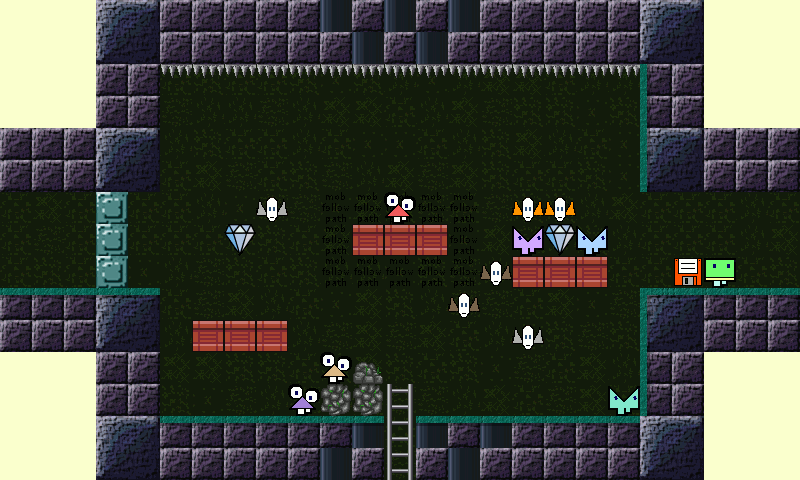

The image is a tile-based game level rendered from a .tmx file. Its description and complete source (layers, tilesets, objects, tile grids) follow:
An orthogonal 25x15 tile map with 32x32 px tiles, 6 tile layers (Layer 0 tiles, Layer 1 underlays tiles, Layer 2 underlays sprites and player, Layer 3 underlays sprites and mobs, ...), 6 tilesets.

<map version="1.0.0" orientation="orthogonal" renderorder="right-down" width="25" height="15" tilewidth="32" tileheight="32" nextobjectid="1">
 <tileset firstgid="1" name="0" tilewidth="32" tileheight="32" tilecount="800" columns="8">
  <image source="../images/map0Tiles.png" width="256" height="3200" />
 </tileset>
 <tileset firstgid="801" name="1" tilewidth="32" tileheight="32" tilecount="1512" columns="8">
  <image source="../images/map1UnderlaysTiles.png" width="256" height="6050" />
 </tileset>
 <tileset firstgid="2313" name="2" tilewidth="32" tileheight="32" tilecount="64" columns="8">
  <image source="../images/map2UnderlaysSpritesAndPlayer.png" width="256" height="256" />
 </tileset>
 <tileset firstgid="2377" name="3" tilewidth="32" tileheight="32" tilecount="368" columns="8">
  <image source="../images/map3UnderlaysSpritesAndMobs.png" width="256" height="1500" />
 </tileset>
 <tileset firstgid="2745" name="4" tilewidth="32" tileheight="32" tilecount="120" columns="8">
  <image source="../images/map4OverlaysSprites.png" width="256" height="500" />
 </tileset>
 <tileset firstgid="2865" name="5" tilewidth="32" tileheight="32" tilecount="1000" columns="8">
  <image source="../images/map5OverlaysTiles.png" width="256" height="4000" />
 </tileset>
 <layer name="Layer 0 tiles" width="25" height="15">
  <data encoding="csv">
1,1,1,158,159,111,111,111,111,111,287,111,287,111,287,111,111,111,111,111,158,159,1,1,1,
1,1,1,166,167,111,111,111,111,111,111,287,111,287,111,111,111,111,111,111,166,167,1,1,1,
1,1,1,111,111,194,195,194,194,195,196,195,203,196,203,204,204,194,203,203,111,111,1,1,1,
1,1,1,111,111,202,203,203,202,203,204,204,194,203,204,202,195,195,196,195,111,111,1,1,1,
111,111,111,158,159,203,195,194,194,203,194,196,196,194,203,195,204,203,194,196,158,159,111,111,111,
111,111,111,166,167,194,204,202,194,195,202,203,204,202,204,195,194,194,195,196,166,167,111,111,111,
194,204,194,194,194,194,203,196,202,202,196,204,195,202,194,202,195,195,203,204,194,194,194,203,194,
194,202,194,194,194,194,194,194,195,194,204,223,223,223,196,204,202,203,195,203,194,194,194,203,204,
194,195,194,195,196,203,202,195,194,195,203,203,196,195,202,203,223,223,223,194,194,195,194,194,195,
111,111,111,158,159,194,202,204,203,194,196,204,195,203,202,202,194,204,196,202,158,159,111,111,111,
111,111,111,166,167,203,223,223,223,203,202,204,202,204,194,203,196,195,202,195,166,167,111,111,111,
1,1,1,111,111,204,204,195,195,194,195,204,195,194,195,196,202,194,204,203,111,111,1,1,1,
1,1,1,111,111,195,196,202,203,202,203,194,202,202,203,204,194,202,204,194,111,111,1,1,1,
1,1,1,158,159,111,111,111,111,111,111,287,194,287,111,287,111,111,111,111,158,159,1,1,1,
1,1,1,166,167,111,111,111,111,111,287,111,202,111,287,111,111,111,111,111,166,167,1,1,1
</data>
 </layer>
 <layer name="Layer 1 underlays tiles" width="25" height="15">
  <data encoding="csv">
0,0,0,0,0,0,0,0,0,0,0,0,0,0,0,0,0,0,0,0,0,0,0,0,0,
0,0,0,0,0,0,0,0,0,0,0,0,0,0,0,0,0,0,0,0,0,0,0,0,0,
0,0,0,0,0,0,0,0,0,0,0,0,0,0,0,0,0,0,0,0,0,0,0,0,0,
0,0,0,0,0,0,0,0,0,0,0,0,0,0,0,0,0,0,0,0,0,0,0,0,0,
0,0,0,0,0,0,0,0,0,0,0,0,0,0,0,0,0,0,0,0,0,0,0,0,0,
0,0,0,0,0,0,0,0,0,0,0,0,0,0,0,0,0,0,0,0,0,0,0,0,0,
0,0,0,0,0,0,0,0,0,0,840,840,840,840,840,0,0,0,0,0,0,0,0,0,0,
0,0,0,0,0,0,0,0,0,0,840,0,0,0,840,0,0,0,0,0,0,0,0,0,0,
0,0,0,0,0,0,0,0,0,0,840,840,840,840,840,0,0,0,0,0,0,0,0,0,0,
0,0,0,0,0,0,0,0,0,0,0,0,0,0,0,0,0,0,0,0,0,0,0,0,0,
0,0,0,0,0,0,0,0,0,0,0,0,0,0,0,0,0,0,0,0,0,0,0,0,0,
0,0,0,0,0,0,0,0,0,0,0,0,0,0,0,0,0,0,0,0,0,0,0,0,0,
0,0,0,0,0,0,0,0,0,0,0,0,1233,0,0,0,0,0,0,0,0,0,0,0,0,
0,0,0,0,0,0,0,0,0,0,0,0,1233,0,0,0,0,0,0,0,0,0,0,0,0,
0,0,0,0,0,0,0,0,0,0,0,0,1233,0,0,0,0,0,0,0,0,0,0,0,0
</data>
 </layer>
 <layer name="Layer 2 underlays sprites and player" width="25" height="15">
  <data encoding="csv">
0,0,0,0,0,0,0,0,0,0,0,0,0,0,0,0,0,0,0,0,0,0,0,0,0,
0,0,0,0,0,0,0,0,0,0,0,0,0,0,0,0,0,0,0,0,0,0,0,0,0,
0,0,0,0,0,0,0,0,0,0,0,0,0,0,0,0,0,0,0,0,0,0,0,0,0,
0,0,0,0,0,0,0,0,0,0,0,0,0,0,0,0,0,0,0,0,0,0,0,0,0,
0,0,0,0,0,0,0,0,0,0,0,0,0,0,0,0,0,0,0,0,0,0,0,0,0,
0,0,0,0,0,0,0,0,0,0,0,0,0,0,0,0,0,0,0,0,0,0,0,0,0,
0,0,0,0,0,0,0,0,0,0,0,0,0,0,0,0,0,0,0,0,0,0,0,0,0,
0,0,0,0,0,0,0,0,0,0,0,0,0,0,0,0,0,0,0,0,0,0,0,0,0,
0,0,0,0,0,0,0,0,0,0,0,0,0,0,0,0,0,0,0,0,0,0,2313,0,0,
0,0,0,0,0,0,0,0,0,0,0,0,0,0,0,0,0,0,0,0,0,0,0,0,0,
0,0,0,0,0,0,0,0,0,0,0,0,0,0,0,0,0,0,0,0,0,0,0,0,0,
0,0,0,0,0,0,0,0,0,0,0,0,0,0,0,0,0,0,0,0,0,0,0,0,0,
0,0,0,0,0,0,0,0,0,0,0,0,0,0,0,0,0,0,0,0,0,0,0,0,0,
0,0,0,0,0,0,0,0,0,0,0,0,0,0,0,0,0,0,0,0,0,0,0,0,0,
0,0,0,0,0,0,0,0,0,0,0,0,0,0,0,0,0,0,0,0,0,0,0,0,0
</data>
 </layer>
 <layer name="Layer 3 underlays sprites and mobs" width="25" height="15">
  <data encoding="csv">
0,0,0,0,0,0,0,0,0,0,0,0,0,0,0,0,0,0,0,0,0,0,0,0,0,
0,0,0,0,0,0,0,0,0,0,0,0,0,0,0,0,0,0,0,0,0,0,0,0,0,
0,0,0,0,0,2654,2654,2654,2654,2654,2654,2654,2654,2654,2654,2654,2654,2654,2654,2654,0,0,0,0,0,
0,0,0,0,0,0,0,0,0,0,0,0,0,0,0,0,0,0,0,0,0,0,0,0,0,
0,0,0,0,0,0,0,0,0,0,0,0,0,0,0,0,0,0,0,0,0,0,0,0,0,
0,0,0,0,0,0,0,0,0,0,0,0,0,0,0,0,0,0,0,0,0,0,0,0,0,
0,0,0,2681,0,0,0,0,2439,0,0,0,2428,0,0,0,2437,2437,0,0,0,0,0,0,0,
0,0,0,2681,0,0,0,2634,0,0,0,0,0,0,0,0,2431,2634,2429,0,0,0,0,0,0,
0,0,0,2681,0,0,0,0,0,0,0,0,0,0,0,2438,0,0,0,0,0,2642,0,0,0,
0,0,0,0,0,0,0,0,0,0,0,0,0,0,2438,0,0,0,0,0,0,0,0,0,0,
0,0,0,0,0,0,0,0,0,0,0,0,0,0,0,0,2439,0,0,0,0,0,0,0,0,
0,0,0,0,0,0,0,0,0,0,2427,2705,0,0,0,0,0,0,0,0,0,0,0,0,0,
0,0,0,0,0,0,0,0,0,2426,2704,2704,2666,0,0,0,0,0,0,2430,0,0,0,0,0,
0,0,0,0,0,0,0,0,0,0,0,0,2666,0,0,0,0,0,0,0,0,0,0,0,0,
0,0,0,0,0,0,0,0,0,0,0,0,2666,0,0,0,0,0,0,0,0,0,0,0,0
</data>
 </layer>
 <layer name="Layer 4 overlays sprites" width="25" height="15">
  <data encoding="csv">
0,0,0,0,0,0,0,0,0,0,0,0,0,0,0,0,0,0,0,0,0,0,0,0,0,
0,0,0,0,0,0,0,0,0,0,0,0,0,0,0,0,0,0,0,0,0,0,0,0,0,
0,0,0,0,0,0,0,0,0,0,0,0,0,0,0,0,0,0,0,0,0,0,0,0,0,
0,0,0,0,0,0,0,0,0,0,0,0,0,0,0,0,0,0,0,0,0,0,0,0,0,
0,0,0,0,0,0,0,0,0,0,0,0,0,0,0,0,0,0,0,0,0,0,0,0,0,
0,0,0,0,0,0,0,0,0,0,0,0,0,0,0,0,0,0,0,0,0,0,0,0,0,
0,0,0,0,0,0,0,0,0,0,0,0,0,0,0,0,0,0,0,0,0,0,0,0,0,
0,0,0,0,0,0,0,0,0,0,0,0,0,0,0,0,0,0,0,0,0,0,0,0,0,
0,0,0,0,0,0,0,0,0,0,0,0,0,0,0,0,0,0,0,0,0,0,0,0,0,
0,0,0,0,0,0,0,0,0,0,0,0,0,0,0,0,0,0,0,0,0,0,0,0,0,
0,0,0,0,0,0,0,0,0,0,0,0,0,0,0,0,0,0,0,0,0,0,0,0,0,
0,0,0,0,0,0,0,0,0,0,0,0,0,0,0,0,0,0,0,0,0,0,0,0,0,
0,0,0,0,0,0,0,0,0,0,0,0,0,0,0,0,0,0,0,0,0,0,0,0,0,
0,0,0,0,0,0,0,0,0,0,0,0,0,0,0,0,0,0,0,0,0,0,0,0,0,
0,0,0,0,0,0,0,0,0,0,0,0,0,0,0,0,0,0,0,0,0,0,0,0,0
</data>
 </layer>
 <layer name="Layer 5 overlays tiles" width="25" height="15">
  <data encoding="csv">
0,0,0,0,0,0,0,0,0,0,0,0,0,0,0,0,0,0,0,0,0,0,0,0,0,
0,0,0,0,0,0,0,0,0,0,0,0,0,0,0,0,0,0,0,0,0,0,0,0,0,
0,0,0,0,0,0,0,0,0,0,0,0,0,0,0,0,0,0,0,0,3148,0,0,0,0,
0,0,0,0,0,0,0,0,0,0,0,0,0,0,0,0,0,0,0,0,3148,0,0,0,0,
0,0,0,0,0,0,0,0,0,0,0,0,0,0,0,0,0,0,0,0,3148,0,0,0,0,
0,0,0,0,0,0,0,0,0,0,0,0,0,0,0,0,0,0,0,0,3148,0,0,0,0,
0,0,0,0,0,0,0,0,0,0,0,0,0,0,0,0,0,0,0,0,0,0,0,0,0,
0,0,0,0,0,0,0,0,0,0,0,0,0,0,0,0,0,0,0,0,0,0,0,0,0,
0,0,0,0,0,0,0,0,0,0,0,0,0,0,0,0,0,0,0,0,0,0,0,0,0,
3145,3145,3145,3145,3145,0,0,0,0,0,0,0,0,0,0,0,0,0,0,0,3147,3145,3145,3145,3145,
0,0,0,0,0,0,0,0,0,0,0,0,0,0,0,0,0,0,0,0,3148,0,0,0,0,
0,0,0,0,0,0,0,0,0,0,0,0,0,0,0,0,0,0,0,0,3148,0,0,0,0,
0,0,0,0,0,0,0,0,0,0,0,0,0,0,0,0,0,0,0,0,3148,0,0,0,0,
0,0,0,0,0,3145,3145,3145,3145,3145,3145,3145,0,3145,3145,3145,3145,3145,3145,3145,0,0,0,0,0,
0,0,0,0,0,0,0,0,0,0,0,0,0,0,0,0,0,0,0,0,0,0,0,0,0
</data>
 </layer>
</map>
